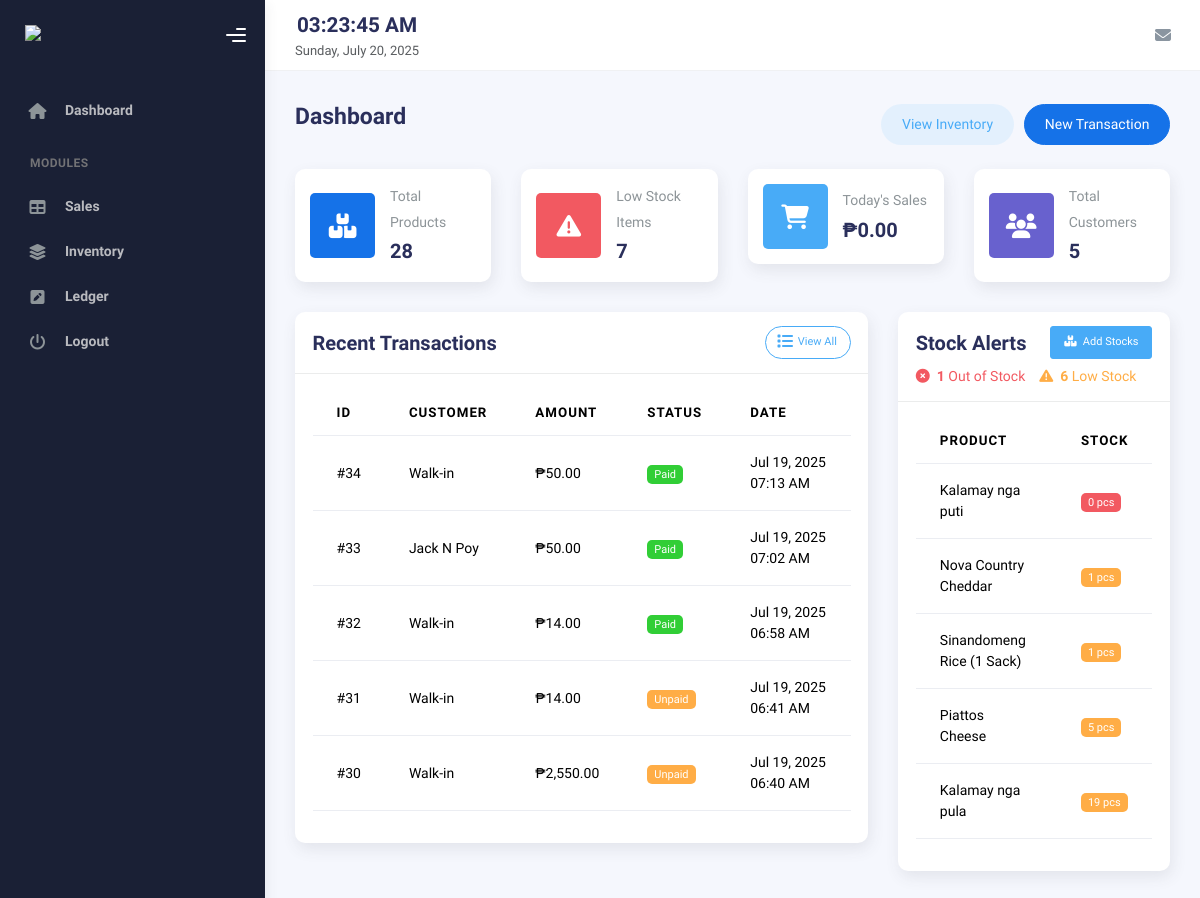
Screenshot of /index.php (signed in) with the database file from the repository.
### tables this page shows
CREATE TABLE `transactions` (
  `id` int(11) NOT NULL,
  `customer_id` int(11) DEFAULT NULL,
  `customer_name` varchar(255) NOT NULL,
  `total_amount` decimal(10,2) NOT NULL,
  `payment_method` varchar(50) NOT NULL,
  `payment_method_id` int(11) DEFAULT NULL,
  `is_debt` tinyint(1) NOT NULL DEFAULT 0,
  `payment_status` enum('paid','unpaid') DEFAULT 'unpaid',
  `remaining_balance` decimal(10,2) NOT NULL DEFAULT 0.00,
  `amount_received` decimal(10,2) NOT NULL,
  `change_amount` decimal(10,2) NOT NULL,
  `created_at` timestamp NOT NULL DEFAULT current_timestamp()
);

CREATE TABLE `customers` (
  `id` int(11) NOT NULL,
  `customer_name` varchar(100) NOT NULL,
  `contact` varchar(100) DEFAULT NULL,
  `debt` varchar(20) DEFAULT NULL,
  `notes` text DEFAULT NULL,
  `created_at` timestamp NOT NULL DEFAULT current_timestamp(),
  `updated_at` timestamp NOT NULL DEFAULT current_timestamp()
);

CREATE TABLE `products` (
  `id` int(11) NOT NULL,
  `product_name` varchar(255) NOT NULL,
  `unit_value` int(11) NOT NULL DEFAULT 1,
  `unit_type` varchar(20) NOT NULL DEFAULT 'piece',
  `other_unit_type` varchar(50) DEFAULT NULL,
  `pieces_per_pack` int(11) DEFAULT NULL,
  `stock_quantity` int(11) NOT NULL,
  `low_stock_threshold` int(11) DEFAULT NULL COMMENT 'Threshold for low stock notification',
  `price_per_unit` decimal(10,2) NOT NULL DEFAULT 0.00,
  `created_at` timestamp NOT NULL DEFAULT current_timestamp(),
  `updated_at` timestamp NOT NULL DEFAULT current_timestamp() ON UPDATE current_timestamp()
);

### index.php (the view, shortened to what this page needs)
<?php
$database = new dbconn();
$db = $database->getConnection();
$total_products = 0;
$stmt = $db->query("SELECT COUNT(*) as count, COALESCE(SUM(stock_quantity), 0) as total_stock FROM products");
if ($row = $stmt->fetch(PDO::FETCH_ASSOC)) {
    $total_products = $row['count'];
}
$today_sales = 0;
$today = date('Y-m-d');
$stmt = $db->prepare("SELECT COALESCE(SUM(total_amount), 0) as total FROM transactions WHERE DATE(created_at) = ?");
$stmt->execute([$today]);
if ($row = $stmt->fetch(PDO::FETCH_ASSOC)) {
    $today_sales = number_format($row['total'], 2);
}
$total_customers = 0;
$stmt = $db->query("SELECT COUNT(*) as count FROM customers");
if ($row = $stmt->fetch(PDO::FETCH_ASSOC)) {
    $total_customers = $row['count'];
}
$stmt = $db->query("SELECT t.*, c.customer_name
                   FROM transactions t
                   LEFT JOIN customers c ON t.customer_id = c.id
                   ORDER BY t.created_at DESC LIMIT 5");
$recent_transactions = $stmt->fetchAll(PDO::FETCH_ASSOC);
$stmt = $db->query("SELECT p.*,
    CASE
        WHEN stock_quantity <= 0 THEN 0
        WHEN low_stock_threshold IS NOT NULL AND stock_quantity <= low_stock_threshold THEN 1
        WHEN low_stock_threshold IS NULL AND stock_quantity < 10 THEN 1
        ELSE 2
    END as stock_status
FROM products p
WHERE stock_quantity <= 0 OR (low_stock_threshold IS NOT NULL AND stock_quantity <= low_stock_threshold) OR (low_stock_threshold IS NULL AND stock_quantity < 10)
ORDER BY stock_status ASC, stock_quantity ASC
LIMIT 5");
$low_stock_items = $stmt->fetchAll(PDO::FETCH_ASSOC);
$stmt = $db->query("SELECT
    SUM(CASE WHEN stock_quantity <= 0 THEN 1 ELSE 0 END) as out_of_stock_count,
    SUM(CASE
        WHEN stock_quantity > 0 AND
             ((low_stock_threshold IS NOT NULL AND stock_quantity <= low_stock_threshold) OR
              (low_stock_threshold IS NULL AND stock_quantity < 10))
        THEN 1 ELSE 0
    END) as low_stock_count
FROM products");
$stock_counts = $stmt->fetch(PDO::FETCH_ASSOC);
include __DIR__ . "/templates/header.php";
include __DIR__ . "/templates/sidebar.php";
include __DIR__ . "/templates/nav.php";
?>
<div class="container">
    <div class="page-inner">
        <div class="d-flex align-items-left align-items-md-center flex-column flex-md-row pt-2 pb-4">
            <div>
                <h3 class="fw-bold mb-3">Dashboard</h3>
            </div>
            <div class="ms-md-auto py-2 py-md-0">
                <a href="inventory/index.php" class="btn btn-label-info btn-round me-2">View Inventory</a>
                <a href="sales/create.php" class="btn btn-primary btn-round">New Transaction</a>
            </div>
        </div>
        <div class="row">
            <div class="col-sm-6 col-md-3">
                <a href="inventory/index.php" class="text-decoration-none">
                    <div class="card card-stats card-round card-hover">
                        <div class="card-body">
                            <div class="row align-items-center">
                                <div class="col-icon">
                                    <div class="icon-big text-center icon-primary">
                                        <i class="fas fa-boxes"></i>
                                    </div>
                                </div>
                                <div class="col col-stats ms-3 ms-sm-0">
                                    <div class="numbers">
                                        <p class="card-category">Total Products</p>
                                        <h4 class="card-title"><?php echo number_format($total_products); ?></h4>
                                    </div>
                                </div>
                            </div>
                        </div>
                    </div>
                </a>
            </div>
            <div class="col-sm-6 col-md-3">
                <a href="inventory/index.php?filter=low_stock" class="text-decoration-none">
                    <div class="card card-stats card-round card-hover">
                        <div class="card-body">
                            <div class="row align-items-center">
                                <div class="col-icon">
                                    <div class="icon-big text-center <?php echo count($low_stock_items) > 0 ? 'icon-danger' : 'icon-success'; ?>">
                                        <i class="fas fa-exclamation-triangle"></i>
                                    </div>
                                </div>
                                <div class="col col-stats ms-3 ms-sm-0">
                                    <div class="numbers">
                                        <p class="card-category">Low Stock Items</p>
                                        <h4 class="card-title"><?php echo ($stock_counts['out_of_stock_count'] + $stock_counts['low_stock_count']); ?></h4>
                                    </div>
                                </div>
                            </div>
                        </div>
                    </div>
                </a>
            </div>
            <div class="col-sm-6 col-md-3">
                <a href="sales/index.php?filter=today" class="text-decoration-none">
                    <div class="card card-stats card-round card-hover">
                        <div class="card-body">
                            <div class="row align-items-center">
                                <div class="col-icon">
                                    <div class="icon-big text-center icon-info">
                                        <i class="fas fa-shopping-cart"></i>
                                    </div>
                                </div>
                                <div class="col col-stats ms-3 ms-sm-0">
                                    <div class="numbers">
                                        <p class="card-category">Today's Sales</p>
                                        <h4 class="card-title">₱<?php echo $today_sales; ?></h4>
                                    </div>
                                </div>
                            </div>
                        </div>
                    </div>
                </a>
            </div>
            <div class="col-sm-6 col-md-3">
                <a href="ledger/index.php" class="text-decoration-none">
                    <div class="card card-stats card-round card-hover">
                        <div class="card-body">
                            <div class="row align-items-center">
                                <div class="col-icon">
                                    <div class="icon-big text-center icon-secondary">
                                        <i class="fas fa-users"></i>
                                    </div>
                                </div>
                                <div class="col col-stats ms-3 ms-sm-0">
                                    <div class="numbers">
                                        <p class="card-category">Total Customers</p>
                                        <h4 class="card-title"><?php echo number_format($total_customers); ?></h4>
                                    </div>
                                </div>
                            </div>
                        </div>
                    </div>
                </a>
            </div>
        </div>
        <div class="row">
            <div class="col-md-8">
                <div class="card">
                    <div class="card-header">
                        <div class="card-head-row">
                            <h4 class="card-title">Recent Transactions</h4>
                            <div class="card-tools">
                                <a href="sales/index.php" class="btn btn-info btn-border btn-round btn-sm">
                                    <span class="btn-label">
                                    </span>
                                    View All
                                </a>
                            </div>
                        </div>
                    </div>
                    <div class="card-body">
                        <div class="table-responsive">
                            <table class="table table-hover">
                                <thead>
                                    <tr>
                                        <th>ID</th>
                                        <th>Customer</th>
                                        <th>Amount</th>
                                        <th>Status</th>
                                        <th>Date</th>
                                    </tr>
                                </thead>
                                <tbody>
                                    <?php if (count($recent_transactions) > 0): ?>
                                        <?php foreach ($recent_transactions as $transaction): ?>
                                            <tr>
                                                <td>#<?php echo $transaction['id']; ?></td>
                                                <td><?php echo htmlspecialchars($transaction['customer_name'] ?: 'Walk-in'); ?></td>
                                                <td>₱<?php echo number_format($transaction['total_amount'], 2); ?></td>
                                                <td>
                                                    <span class="badge badge-<?php echo $transaction['payment_status'] === 'paid' ? 'success' : 'warning'; ?>">
                                                        <?php echo ucfirst($transaction['payment_status']); ?>
                                                    </span>
                                                </td>
                                                <td><?php echo date('M d, Y h:i A', strtotime($transaction['created_at'])); ?></td>
                                            </tr>
                                        <?php endforeach; ?>
                                    <?php else: ?>
                                        <tr>
                                            <td colspan="5" class="text-center">No recent transactions found</td>
                                        </tr>
                                    <?php endif; ?>
                                </tbody>
                            </table>
                        </div>
                    </div>
                </div>
            </div>
            <div class="col-md-4">
                <div class="card">
                    <div class="card-header">
                        <div class="d-flex justify-content-between align-items-center mb-2">
                            <h4 class="card-title mb-0">Stock Alerts</h4>
                            <a href="inventory/index.php" class="btn btn-sm btn-info">
                                <i class="fas fa-boxes me-1"></i> Add Stocks
                            </a>
                        </div>
                        <div class="d-flex gap-3">
                            <div class="text-danger">
                                <i class="fas fa-times-circle me-1"></i>
                                <span class="fw-bold"><?php echo $stock_counts['out_of_stock_count']; ?></span> Out of Stock
                            </div>
                            <div class="text-warning">
                                <i class="fas fa-exclamation-triangle me-1"></i>
                                <span class="fw-bold"><?php echo $stock_counts['low_stock_count']; ?></span> Low Stock
                            </div>
                        </div>
                    </div>
                    <div class="card-body">
                        <div class="table-responsive">
                            <table class="table table-hover">
                                <thead>
                                    <tr>
                                        <th>Product</th>
                                        <th>Stock</th>
                                    </tr>
                                </thead>
                                <tbody>
                                    <?php if (count($low_stock_items) > 0): ?>
                                        <?php foreach ($low_stock_items as $item): ?>
                                            <tr>
                                                <td><?php echo htmlspecialchars($item['product_name']); ?></td>
                                                <td>
                                                    <span class="badge badge-<?php echo $item['stock_quantity'] <= 0 ? 'danger' : 'warning'; ?>">
                                                        <?php echo $item['stock_quantity']; ?> pcs
                                                    </span>
                                                </td>
                                            </tr>
                                        <?php endforeach; ?>
                                    <?php else: ?>
                                        <tr>
                                            <td colspan="2" class="text-center">All items are well-stocked</td>
                                        </tr>
                                    <?php endif; ?>
                                </tbody>
                            </table>
                        </div>
                    </div>
                </div>
            </div>
        </div>
      </div>
    </div>
  </div>
  <?php include __DIR__ . "/templates/footer.php"; ?>
</div>
</body>
</html>

### rows the page displays
transactions: id "34", customer_name "Walk-in", total_amount "50.00", payment_status "Paid", created_at "Jul 19, 2025 07:13 AM"
transactions: id "33", customer.customer_name "Jack N Poy", total_amount "50.00", payment_status "Paid", created_at "Jul 19, 2025 07:02 AM"
transactions: id "32", customer_name "Walk-in", total_amount "14.00", payment_status "Paid", created_at "Jul 19, 2025 06:58 AM"
transactions: id "31", customer_name "Walk-in", total_amount "14.00", payment_status "Unpaid", created_at "Jul 19, 2025 06:41 AM"
transactions: id "30", customer_name "Walk-in", total_amount "2,550.00", payment_status "Unpaid", created_at "Jul 19, 2025 06:40 AM"
products: product_name "Kalamay nga puti", stock_quantity "0"
products: product_name "Nova Country Cheddar", stock_quantity "1"
products: product_name "Sinandomeng Rice (1 Sack)", stock_quantity "1"
products: product_name "Piattos Cheese", stock_quantity "5"
products: product_name "Kalamay nga pula", stock_quantity "19"

### other values shown
$total_products "28"
$stock_counts['out_of_stock_count'] + $stock_counts['low_stock_count'] "7"
$today_sales "0.00"
$total_customers "5"
$stock_counts['out_of_stock_count'] "1"
$stock_counts['low_stock_count'] "6"
